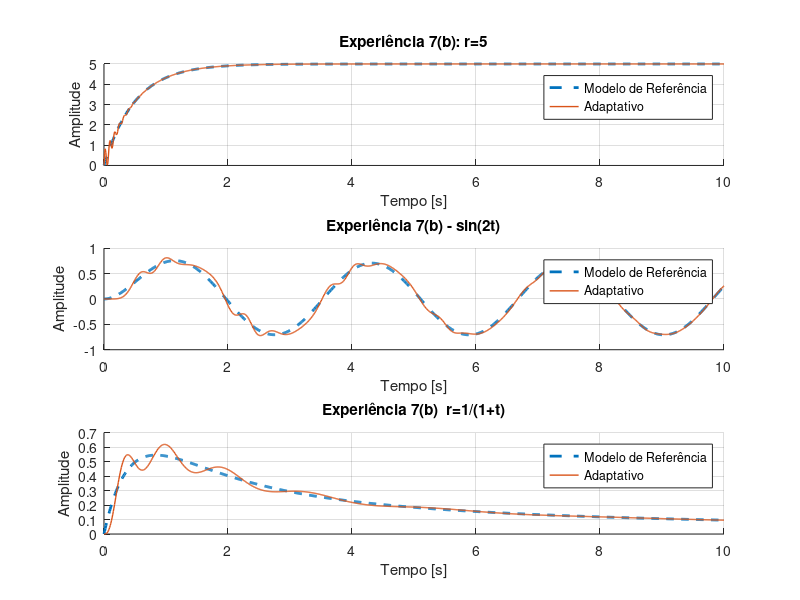
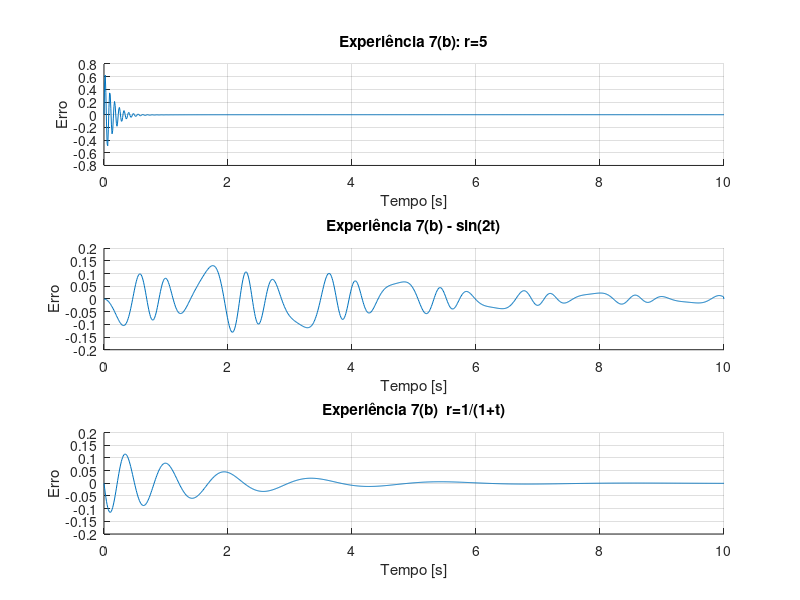
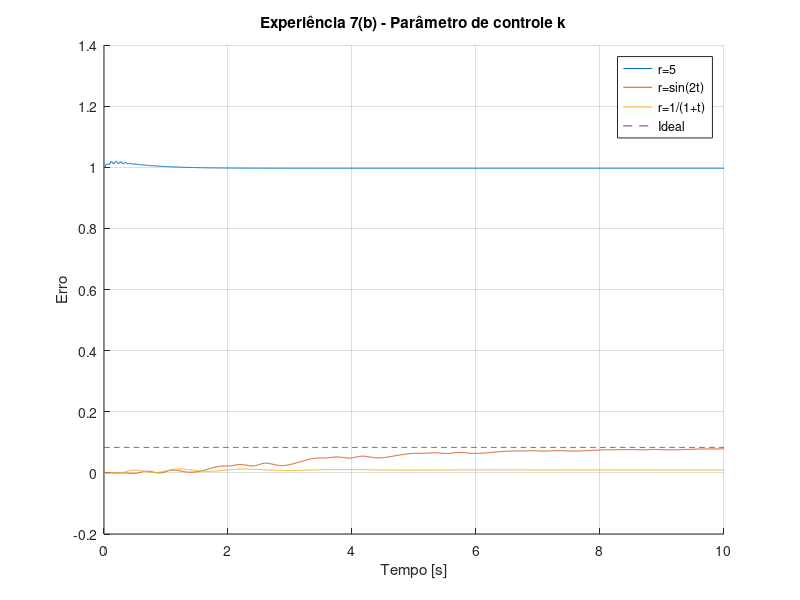
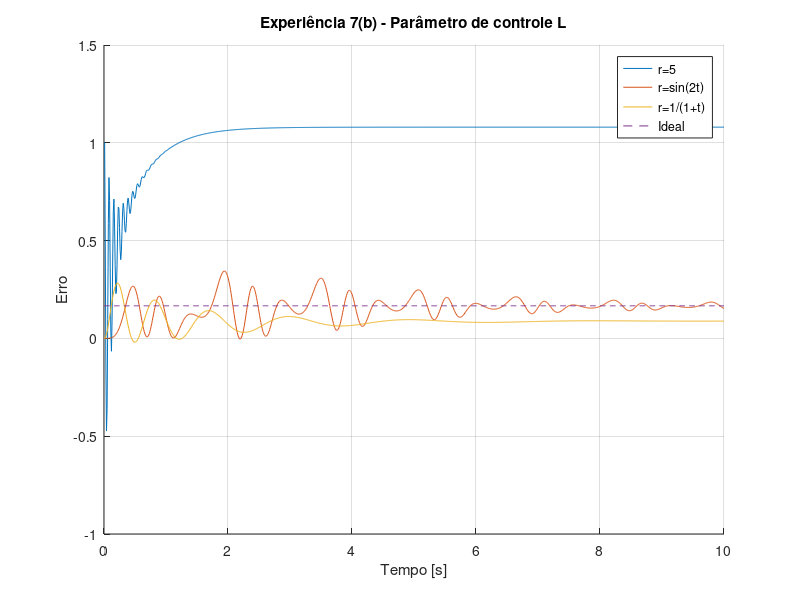

Reproduce these figures in MATLAB, in order.
clc
clear 
close all

index_fig = 0;

%% Experiência 7 - (b)

close all;
clc;
clear;
index_fig = 0;

a = -1;
b = 12;
am = 2;
bm = 2;

% Valores ideais de controle
k_star = (a+am)/b;
l_star = bm/b;

% Intervalo de tempo
dt = 0.01;
t = 0:dt:10;

% Valores de referência
r1 = 5*ones(1,length(t));
r2 = sin(2*t);
r3 = 1./(1+t);

r = [r1; r2; r3];

% Função de transferência modelo de referência
s = tf('s');
G = bm/(s+am);

xm_1 = lsim(G, r1, t);
xm_2 = lsim(G, r2, t);
xm_3 = lsim(G, r3, t);

xm = [xm_1 xm_2 xm_3]';

% Valores iniciais de adaptação
k0 = 1;
l0 = 1;
gamma1 = 1;
gamma2 = 20;

% Valores de x para o controlador adaptativo
x_hat = zeros(3,length(t));
x0_hat = 0;
x_hat(1) = x0_hat;

% Vetores para progressão dos ganhos e do erro
k = zeros(3,length(t));
k(1) = k0;
l = zeros(3,length(t));
l(1) = l0;
e = zeros(3,length(t));
e(1) = x_hat(1)-xm(1);

for j=[1,2,3]
    for i=2:length(t)
        % X com controlador adaptativo
        e(j,i-1) = x_hat(j,i-1) - xm(j,i-1);

        k_dot = gamma1*e(j,i-1)*x_hat(j,i-1)*sign(b);
        k(j,i) = k_dot*dt + k(j,i-1);

        l_dot = -gamma2*e(j,i-1)*r(j,i-1)*sign(b);
        l(j,i) = l_dot*dt + l(j,i-1);

        u_hat = -k(j,i)*x_hat(j,i-1) + l(j,i)*r(j,i-1);
        x_hat_dot = a*x_hat(j,i-1) + b*u_hat;
        x_hat(j,i) = x_hat_dot * dt + x_hat(j,i-1);
    end
end

%% Experiência 7 (b) - Plots

% Plot de x

index_fig = index_fig + 1;
figure(index_fig)
subplot(3,1,1)
hold on
grid on
plot(t, xm(1,:), '--', "LineWidth", 2)
plot(t, x_hat(1,:), "LineWidth", 1)
legend("Modelo de Referência", "Adaptativo")
xlabel("Tempo [s]")
ylabel("Amplitude")
title("Experiência 7(b): r=5")
subplot(3,1,2)
hold on
grid on
plot(t, xm(2,:), '--', "LineWidth", 2)
plot(t, x_hat(2,:), "LineWidth", 1)
legend("Modelo de Referência", "Adaptativo")
xlabel("Tempo [s]")
ylabel("Amplitude")
title("Experiência 7(b) - sin(2t)")
subplot(3,1,3)
hold on
grid on
plot(t, xm(3,:), '--', "LineWidth", 2)
plot(t, x_hat(3,:), "LineWidth", 1)
legend("Modelo de Referência", "Adaptativo")
xlabel("Tempo [s]")
ylabel("Amplitude")
title("Experiência 7(b)  r=1/(1+t)")

% Plot de e

index_fig = index_fig + 1;
figure(index_fig)
subplot(3,1,1)
hold on
grid on
plot(t,e(1,:))
xlabel("Tempo [s]")
ylabel("Erro")
title("Experiência 7(b): r=5")
subplot(3,1,2)
hold on
grid on
plot(t,e(2,:))
xlabel("Tempo [s]")
ylabel("Erro")
title("Experiência 7(b) - sin(2t)")
subplot(3,1,3)
hold on
grid on
plot(t,e(3,:))
xlabel("Tempo [s]")
ylabel("Erro")
title("Experiência 7(b)  r=1/(1+t)")

k_star_vector = k_star*ones(1, length(t));
index_fig = index_fig + 1;
figure(index_fig)
hold on
grid on
plot(t,k)
plot(t, k_star_vector, '--')
legend("r=5", "r=sin(2t)", "r=1/(1+t)", "Ideal")
xlabel("Tempo [s]")
ylabel("Erro")
title("Experiência 7(b) - Parâmetro de controle k")

l_star_vector = l_star*ones(1, length(t));
index_fig = index_fig + 1;
figure(index_fig)
hold on
grid on
plot(t,l)
plot(t, l_star_vector, '--')
legend("r=5", "r=sin(2t)", "r=1/(1+t)", "Ideal")
xlabel("Tempo [s]")
ylabel("Erro")
title("Experiência 7(b) - Parâmetro de controle L")